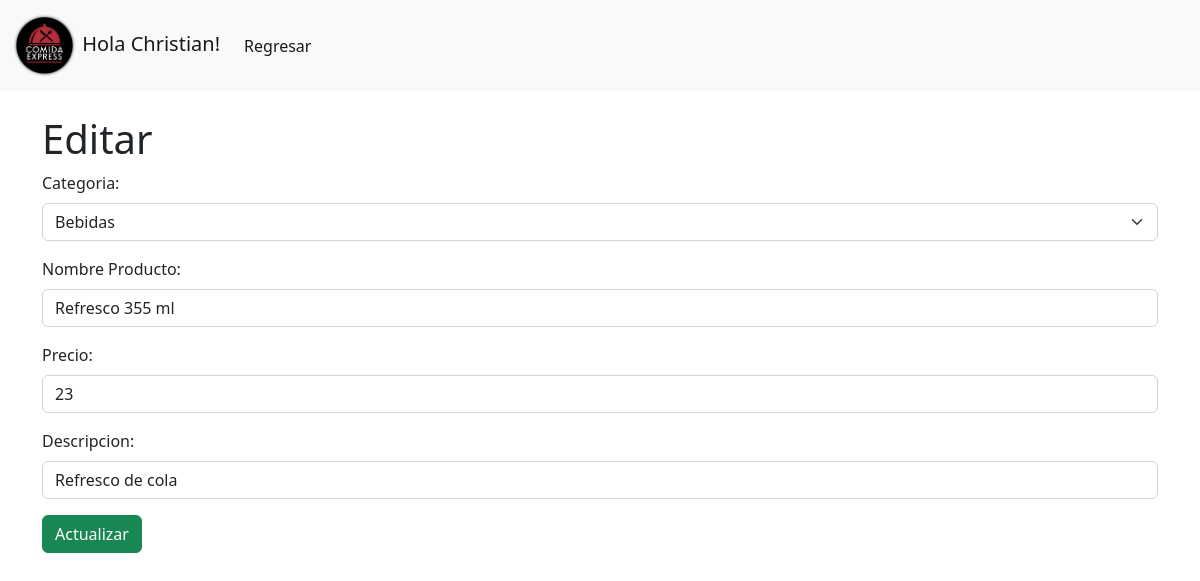
The page /admin/db/editarProducto.php?id=1 (signed in) on the database its author committed.
### tables this page shows
CREATE TABLE `producto` (
  `id_producto` int(11) NOT NULL,
  `categoria_id_categoria` int(11) NOT NULL,
  `nombre` varchar(30) DEFAULT NULL,
  `Precio_de_Venta` float DEFAULT NULL,
  `Descripcion` tinytext DEFAULT NULL
);

### admin/db/funciones.php (called while the page is built, shortened)
<?php
function verProductosId($conn,$id){
    $sql = "SELECT * FROM producto WHERE id_producto = '$id'";
    $result = mysqli_query($conn, $sql);
    $data = mysqli_fetch_array($result, MYSQLI_NUM);
    return $data;
}
?>

### admin/db/editarProducto.php (the view, shortened to what this page needs)
<?php
include 'conn.php';
include 'funciones.php';
$idProducto = $_GET['id'];
$array = verProductosId($conn,$idProducto);
?>
<!DOCTYPE html>
<html lang="en">
<head>
    <link href="https://cdn.jsdelivr.net/npm/bootstrap@5.2.0-beta1/dist/css/bootstrap.min.css" rel="stylesheet">
</head>
<body>
<nav class="navbar navbar-expand-lg bg-light">
        <div class="container-fluid">
            <a class="navbar-brand" href="#">
            <img src="../../img/logo1.png" alt="" width="" height="65" class="d-inline-block align-text-center">
            Hola <?php echo $_SESSION['usuario'];?>!
            </a>
            <div class="collapse navbar-collapse" id="navbarNav">
            <ul class="navbar-nav">
                <li class="nav-item">
                <a class="nav-link active" aria-current="page" href="../productos.php">Regresar</a>
                </li>
            </ul>
            </div>
        </div>
</nav>
<div class="container mt-4">
    <h1>Editar</h1>
    <form action="actualizarProducto.php?id=<?php echo $idProducto ?>" method="POST">
            <div class="mb-3">
                <label for="nCategoria" class="form-label">Categoria:</label>
                <select name="nCategoria" id="categoria" class="form-select">
                    <option></option>
                </select>
            </div>
            <div class="mb-3">
                <label for="nProducto" class="form-label">Nombre Producto:</label>
                <input class="form-control" type="text" id="nProducto" name="nProducto" value="<?php echo $array[2] ?>" required>
            </div>
            <div class="mb-3">
                <label for="nPrecio" class="form-label">Precio:</label>
                <input class="form-control" type="number" id="nPrecio" name="nPrecio" value="<?php echo $array[3] ?>" required>
            </div>
            <div class="mb-3">
                <label for="nTexto" class="form-label">Descripcion:</label>
                <input class="form-control" type="text" id="nPrecio" name="nTexto"  value="<?php echo $array[4] ?>"  required>
            </div>
            <input type="submit" value="Actualizar" class="btn btn-success">
    </form>
</div>
</body>
</html>

### rows shown on the page
producto: nProducto "Refresco 355 ml", nPrecio "23", nTexto "Refresco de cola"

### other values the page prints
$_SESSION['usuario'] "Christian"
